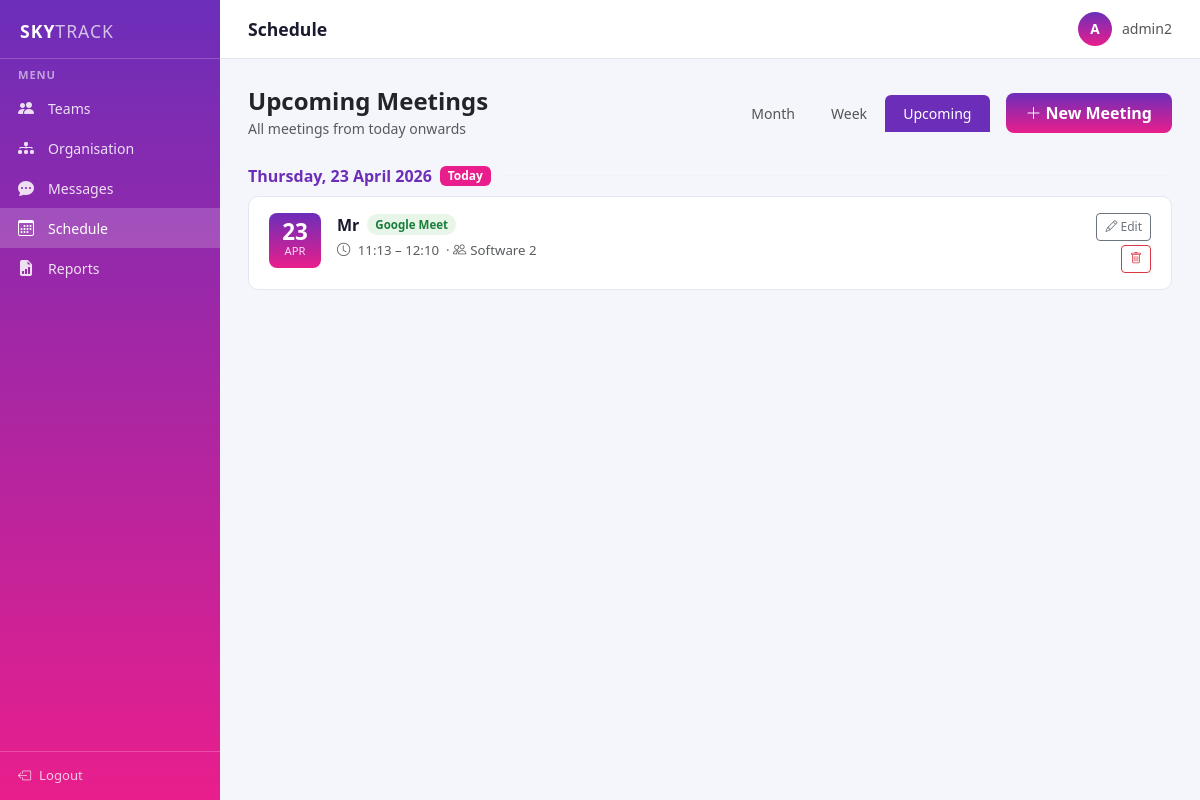
Page /meetings/ (signed in) on the committed database.
### meetings/models.py (models this page shows, shortened)
class Meeting(models.Model):
    title = models.CharField(max_length=200)
    organiser = models.ForeignKey(
        User,
        on_delete=models.CASCADE,
        related_name='organised_meetings'
    )
    team_name = models.CharField(max_length=100, blank=True, default='')
    date = models.DateField()
    start_time = models.TimeField()
    end_time = models.TimeField()
    platform = models.CharField(
        max_length=20,
        choices=PLATFORM_CHOICES,
        default='zoom'
    )
    meeting_link = models.URLField(blank=True, default='')
    description = models.TextField(blank=True, default='')
    created_at = models.DateTimeField(auto_now_add=True)
    updated_at = models.DateTimeField(auto_now=True)
    class Meta:
        ordering = ['date', 'start_time']

### meetings/views.py (the view)
# urls.py: path('', views.upcoming_view, name='upcoming'),
@login_required
def upcoming_view(request):
    today = timezone.now().date()
    meetings = Meeting.objects.filter(date__gte=today).order_by('date', 'start_time')
    return render(request, 'meetings/upcoming.html', {
        'meetings': meetings,
        'today': today,
    })

### templates/meetings/upcoming.html (shortened to what this page needs)
{% extends "base.html" %}
{% block nav_schedule %}active{% endblock %}
{% block topbar_title %}Schedule{% endblock %}
{% block content %}
<div class="d-flex align-items-center justify-content-between mb-4">
    <div>
        <h4 class="mb-0 fw-bold">Upcoming Meetings</h4>
        <small class="text-muted">All meetings from today onwards</small>
    </div>
    <div class="d-flex gap-2 align-items-center">
        <ul class="nav view-tabs mb-0 me-2">
            <li class="nav-item">
                <a class="nav-link" href="{% url 'schedule:monthly' %}">Month</a>
            </li>
            <li class="nav-item">
                <a class="nav-link" href="{% url 'schedule:weekly' %}">Week</a>
            </li>
            <li class="nav-item">
                <a class="nav-link active" href="{% url 'schedule:upcoming' %}">Upcoming</a>
            </li>
        </ul>
        <a href="{% url 'schedule:create' %}" class="btn btn-sky">
            <i class="bi bi-plus-lg me-1"></i>New Meeting
        </a>
    </div>
</div>
{% if meetings %}
    {% regroup meetings by date as meetings_by_day %}
    {% for day_group in meetings_by_day %}
    <div class="mb-3">
        <div class="d-flex align-items-center gap-2 mb-2">
            <span class="fw-semibold" style="color:#6c2eb9;">
                {{ day_group.grouper|date:"l, d F Y" }}
            </span>
            {% if day_group.grouper == today %}
            <span class="badge" style="background:#e91e8c;">Today</span>
            {% endif %}
            <hr class="flex-grow-1 my-0" style="border-color:#e2e8f0;">
        </div>
        {% for meeting in day_group.list %}
        <div class="meeting-card">
            <div class="meeting-date-badge">
                <div class="day">{{ meeting.date|date:"d" }}</div>
                <div class="mon">{{ meeting.date|date:"M" }}</div>
            </div>
            <div class="flex-grow-1">
                <div class="d-flex align-items-center gap-2 mb-1">
                    <a href="{% url 'schedule:detail' meeting.pk %}"
                       class="fw-semibold text-decoration-none" style="color:#1a1a2e;">
                        {{ meeting.title }}
                    </a>
                    <span class="platform-badge platform-{{ meeting.platform }}">
                        {{ meeting.get_platform_display }}
                    </span>
                </div>
                <div class="text-muted" style="font-size:.83rem;">
                    <i class="bi bi-clock me-1"></i>
                    {{ meeting.start_time|time:"H:i" }} – {{ meeting.end_time|time:"H:i" }}
                    {% if meeting.team_name %}
                    &nbsp;·&nbsp;<i class="bi bi-people me-1"></i>{{ meeting.team_name }}
                    {% endif %}
                </div>
            </div>
            <div class="d-flex flex-column gap-1 align-items-end">
                {% if meeting.organiser == request.user %}
                <a href="{% url 'schedule:edit' meeting.pk %}"
                   class="btn btn-sm btn-outline-secondary" style="font-size:.75rem;">
                    <i class="bi bi-pencil"></i> Edit
                </a>
                <a href="{% url 'schedule:delete' meeting.pk %}"
                   class="btn btn-sm btn-outline-danger" style="font-size:.75rem;">
                    <i class="bi bi-trash"></i>
                </a>
                {% endif %}
            </div>
        </div>
        {% endfor %}
    </div>
    {% endfor %}
{% endif %}
{% endblock %}

### templates/base.html (shortened to what this page needs)
<!DOCTYPE html>
<html lang="en">
<head>
    <link href="https://cdn.jsdelivr.net/npm/bootstrap@5.3.2/dist/css/bootstrap.min.css" rel="stylesheet">
    <link href="https://cdn.jsdelivr.net/npm/bootstrap-icons@1.11.3/font/bootstrap-icons.css" rel="stylesheet">
</head>
<body>
    <nav class="sidebar">
        <div class="sidebar-brand">SKY<span>TRACK</span></div>
        <div class="nav-section-label">Menu</div>
        <a href="#" class="nav-link"><i class="bi bi-people-fill"></i> Teams</a>
        <a href="#" class="nav-link"><i class="bi bi-diagram-3-fill"></i> Organisation</a>
        <a href="#" class="nav-link"><i class="bi bi-chat-dots-fill"></i> Messages</a>
        <a href="{% url 'schedule:upcoming' %}" class="nav-link {% block nav_schedule %}{% endblock %}">
            <i class="bi bi-calendar3"></i> Schedule
        </a>
        <a href="#" class="nav-link"><i class="bi bi-file-earmark-bar-graph-fill"></i> Reports</a>
        <div class="sidebar-footer">
            {% if user.is_authenticated %}
            <a href="{% url 'logout' %}"><i class="bi bi-box-arrow-left"></i> Logout</a>
            {% endif %}
        </div>
    </nav>
    <div class="main-content">
        <div class="topbar">
            <span class="topbar-title">{% block topbar_title %}SkyTrack{% endblock %}</span>
            <div class="topbar-user">
                {% if user.is_authenticated %}
                <div class="avatar">{{ user.username|first|upper }}</div>
                {{ user.username }}
                {% endif %}
            </div>
        </div>
        <div class="page-body">
            {% block content %}{% endblock %}
        </div>
    </div>
    </body>
    </html>

### templates/base.html (style rules this page uses)
:root { --sky-purple: #6c2eb9; --sky-pink: #e91e8c; --sky-grad: linear-gradient(180deg, #6c2eb9 0%, #e91e8c 100%); --sidebar-w: 220px; }
body { margin: 0; font-family: 'Segoe UI', sans-serif; background: #f4f6fb; }
.sidebar { position: fixed; top: 0; left: 0; width: var(--sidebar-w); height: 100vh; background: var(--sky-grad); display: flex; flex-direction: column; padding: 0; z-index: 100; }
.sidebar-brand { padding: 18px 20px 14px; font-size: 1.1rem; font-weight: 700; color: #fff; letter-spacing: 1px; border-bottom: 1px solid rgba(255,255,255,0.2); }
.sidebar-brand span { opacity: .7; font-weight: 400; }
.nav-section-label { padding: 8px 18px 4px; font-size: .7rem; font-weight: 600; text-transform: uppercase; letter-spacing: .08em; color: rgba(255,255,255,0.55); }
.sidebar .nav-link { color: rgba(255,255,255,0.85); padding: 8px 18px; font-size: .88rem; display: flex; align-items: center; gap: 10px; transition: background .15s; }
.sidebar .nav-link:hover, .sidebar .nav-link.active { background: rgba(255,255,255,0.18); color: #fff; }
.sidebar .nav-link i { font-size: 1rem; width: 20px; }
.sidebar-footer { margin-top: auto; padding: 14px 18px; border-top: 1px solid rgba(255,255,255,0.2); }
.sidebar-footer a { color: rgba(255,255,255,0.75); font-size: .82rem; text-decoration: none; display: flex; align-items: center; gap: 8px; }
.main-content { margin-left: var(--sidebar-w); min-height: 100vh; }
.topbar { background: #fff; border-bottom: 1px solid #e2e8f0; padding: 12px 28px; display: flex; align-items: center; justify-content: space-between; position: sticky; top: 0; z-index: 50; }
.topbar-title { font-size: 1.1rem; font-weight: 600; color: #1a1a2e; }
.topbar-user { display: flex; align-items: center; gap: 10px; font-size: .88rem; color: #555; }
.avatar { width: 34px; height: 34px; border-radius: 50%; background: var(--sky-grad); display: flex; align-items: center; justify-content: center; color: #fff; font-weight: 600; font-size: .85rem; }
.page-body { padding: 28px; }
.btn-sky { background: var(--sky-grad); color: #fff; border: none; border-radius: 8px; padding: 8px 20px; font-weight: 600; }
.view-tabs .nav-link { color: #555; border-radius: 6px 6px 0 0; font-size: .88rem; padding: 8px 18px; }
.view-tabs .nav-link.active { background: var(--sky-purple); color: #fff; }
.meeting-card { background: #fff; border-radius: 10px; border: 1px solid #e2e8f0; padding: 16px 20px; margin-bottom: 12px; display: flex; align-items: flex-start; gap: 16px; transition: box-shadow .2s; }
.meeting-date-badge { background: var(--sky-grad); color: #fff; border-radius: 8px; padding: 8px 12px; text-align: center; min-width: 52px; flex-shrink: 0; }
.meeting-date-badge .day { font-size: 1.4rem; font-weight: 700; line-height: 1; }
.meeting-date-badge .mon { font-size: .7rem; text-transform: uppercase; opacity: .85; }
.platform-badge { font-size: .72rem; padding: 2px 8px; border-radius: 20px; font-weight: 600; }
.platform-google_meet { background: #e8f5e9; color: #1b7e3a; }

### rows in the picture
Meeting: grouper "Thursday, 23 April 2026", date "23", date "APR", title "Mr", platform "Google Meet", start_time "11:13", end_time "12:10", team_name "Software 2", shows "Edit"

### other values in the picture
{{ user.username|first|upper }} "A"
{{ user.username }} "admin2"
